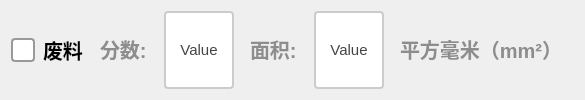
             <widget class="QWidget" name="widget_extra3" native="true">
              <layout class="QGridLayout" name="gridLayout_11">
               <item row="0" column="0">
                <layout class="QHBoxLayout" name="horizontalLayout_20" stretch="2,1,2,0,2,0">
                 <item>
                  <widget class="QCheckBox" name="ckb_feiliao">
                   <property name="sizePolicy">
                    <sizepolicy hsizetype="Minimum" vsizetype="Minimum">
                     <horstretch>0</horstretch>
                     <verstretch>0</verstretch>
                    </sizepolicy>
                   </property>
                   <property name="styleSheet">
                    <string notr="true">QCheckBox {
    spacing: 8px;
    font-size: 20px;
    color: #333;
    font-weight: bold;        
    color:  rgb(0, 0, 0);       
}

/* 未选中状态 */
QCheckBox::indicator {
    width: 20px;
    height: 20px;
    border-radius: 4px; /* 方形，圆角可适当调整 */
    border: 2px solid #999;
    background: #ffffff;
}

/* 悬停效果 */
QCheckBox::indicator:hover {
    border: 2px solid #666;
}

/* 选中状态 */
QCheckBox::indicator:checked {
    border: 2px solid #2196F3;
    background-color: qradialgradient(
        cx:0.5, cy:0.5,
        radius:0.4,
        fx:0.5, fy:0.5,
        stop:0 #2196F3,
        stop:1 transparent
    );
}

/* 禁用状态 */
QCheckBox::indicator:disabled {
    border: 2px solid #ccc;
    background: #eee;
}

/* 选中时的文字颜色 */
QCheckBox:checked {
    color: #2196F3;
    font-weight: 500;
}

/* 点击动画效果 */
QCheckBox::indicator:pressed {
    border: 2px solid #1565C0;
    background-color: qradialgradient(
        cx:0.5, cy:0.5,
        radius:0.5,
        fx:0.5, fy:0.5,
        stop:0 #BBDEFB,
        stop:1 transparent
    );
}</string>
                   </property>
                   <property name="text">
                    <string>废料</string>
                   </property>
                  </widget>
                 </item>
                 <item>
                  <widget class="QLabel" name="label_37">
                   <property name="styleSheet">
                    <string notr="true">QLabel {
       font-size: 20px;        
       font-weight: bold;        
       color:  rgb(141, 141, 141);       
       padding: 5px 5px;     
       border-bottom: 2px solid #cccccc; 
    }</string>
                   </property>
                   <property name="text">
                    <string>分数:</string>
                   </property>
                  </widget>
                 </item>
                 <item>
                  <widget class="QPushButton" name="btn_feiliaoScore">
                   <property name="sizePolicy">
                    <sizepolicy hsizetype="Minimum" vsizetype="Minimum">
                     <horstretch>0</horstretch>
                     <verstretch>0</verstretch>
                    </sizepolicy>
                   </property>
                   <property name="maximumSize">
                    <size>
                     <width>100</width>
                     <height>100</height>
                    </size>
                   </property>
                   <property name="styleSheet">
                    <string notr="true">QPushButton {
    padding: 6px 14px;
    border: 2px solid #CCC;
    border-radius: 4px;
    background-color: white;
    color: #444;
    font-size: 15px; 
}

QPushButton:hover {
    border-color: #999;
    background-color: #F5F5F5;
}

QPushButton:pressed {
    border-color: #777;
    background-color: #EEE;
}</string>
                   </property>
                   <property name="text">
                    <string>Value</string>
                   </property>
                  </widget>
                 </item>
                 <item>
                  <widget class="QLabel" name="label_38">
                   <property name="styleSheet">
                    <string notr="true">QLabel {
       font-size: 20px;        
       font-weight: bold;        
       color:  rgb(141, 141, 141);       
       padding: 5px 5px;     
       border-bottom: 2px solid #cccccc; 
    }</string>
                   </property>
                   <property name="text">
                    <string>面积:</string>
                   </property>
                  </widget>
                 </item>
                 <item>
                  <widget class="QPushButton" name="btn_feiliaoArea">
                   <property name="sizePolicy">
                    <sizepolicy hsizetype="Minimum" vsizetype="Minimum">
                     <horstretch>0</horstretch>
                     <verstretch>0</verstretch>
                    </sizepolicy>
                   </property>
                   <property name="maximumSize">
                    <size>
                     <width>100</width>
                     <height>100</height>
                    </size>
                   </property>
                   <property name="styleSheet">
                    <string notr="true">QPushButton {
    padding: 6px 14px;
    border: 2px solid #CCC;
    border-radius: 4px;
    background-color: white;
    color: #444;
    font-size: 15px; 
}

QPushButton:hover {
    border-color: #999;
    background-color: #F5F5F5;
}

QPushButton:pressed {
    border-color: #777;
    background-color: #EEE;
}</string>
                   </property>
                   <property name="text">
                    <string>Value</string>
                   </property>
                  </widget>
                 </item>
                 <item>
                  <widget class="QLabel" name="label_19">
                   <property name="styleSheet">
                    <string notr="true">QLabel {
       font-size: 20px;        
       font-weight: bold;        
       color:  rgb(141, 141, 141);       
       padding: 5px 5px;     
       border-bottom: 2px solid #cccccc; 
    }</string>
                   </property>
                   <property name="text">
                    <string>平方毫米（mm²）</string>
                   </property>
                  </widget>
                 </item>
                </layout>
               </item>
              </layout>
             </widget>
